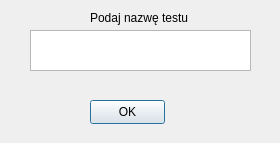
<?xml version="1.0" encoding="UTF-8"?>
<ui version="4.0">
 <class>Dialog</class>
 <widget class="QDialog" name="Dialog">
  <property name="geometry">
   <rect>
    <x>0</x>
    <y>0</y>
    <width>280</width>
    <height>143</height>
   </rect>
  </property>
  <property name="windowTitle">
   <string>Dialog</string>
  </property>
  <widget class="QLabel" name="label">
   <property name="geometry">
    <rect>
     <x>90</x>
     <y>10</y>
     <width>121</width>
     <height>16</height>
    </rect>
   </property>
   <property name="text">
    <string>Podaj nazwę testu</string>
   </property>
  </widget>
  <widget class="QTextEdit" name="textEdit">
   <property name="geometry">
    <rect>
     <x>30</x>
     <y>30</y>
     <width>221</width>
     <height>41</height>
    </rect>
   </property>
  </widget>
  <widget class="QPushButton" name="pushButton">
   <property name="geometry">
    <rect>
     <x>90</x>
     <y>100</y>
     <width>75</width>
     <height>24</height>
    </rect>
   </property>
   <property name="text">
    <string>OK</string>
   </property>
  </widget>
 </widget>
 <resources/>
 <connections/>
</ui>
